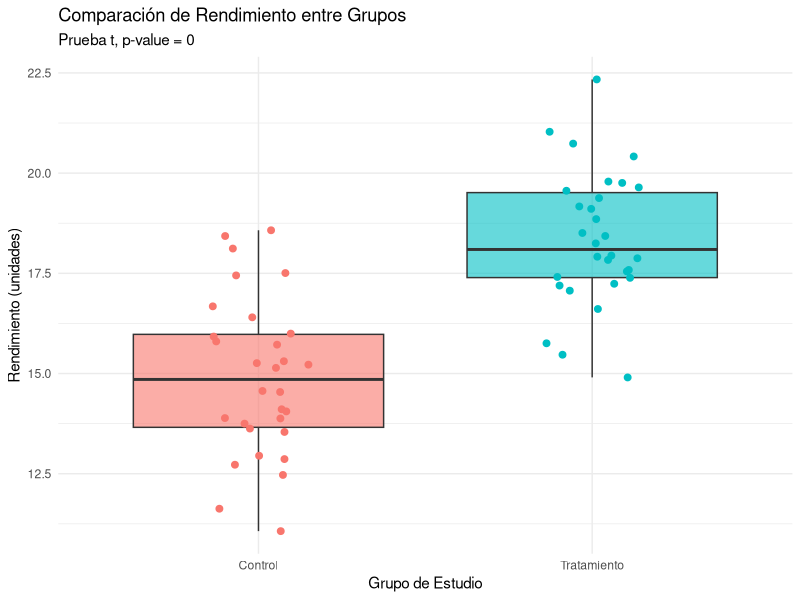

Generate this figure with R:
# 1. Cargar la librería necesaria
library(ggplot2)

# 2. Simular datos de dos grupos (ej. Rendimiento de dos cultivos)
set.seed(123)
grupo_control   <- rnorm(30, mean = 15, sd = 2) # Media = 15
grupo_tratamiento <- rnorm(30, mean = 18, sd = 2) # Media = 18

# Combinar en un único DataFrame
datos <- data.frame(
  Rendimiento = c(grupo_control, grupo_tratamiento),
  Grupo = rep(c("Control", "Tratamiento"), each = 30)
)

# 3. Ejecutar la prueba paramétrica (Prueba t de Student)
resultado_ttest <- t.test(Rendimiento ~ Grupo, data = datos, var.equal = TRUE)
print(resultado_ttest)

# 4. Visualización Gráfica en R
# Gráfico combinando Boxplot (diagrama de caja) y puntos para ver la distribución
ggplot(datos, aes(x = Grupo, y = Rendimiento, fill = Grupo)) +
  geom_boxplot(alpha = 0.6, outlier.shape = NA) +
  geom_jitter(width = 0.15, size = 2, aes(color = Grupo)) +
  labs(
    title = "Comparación de Rendimiento entre Grupos",
    subtitle = paste("Prueba t, p-value =", round(resultado_ttest$p.value, 5)),
    x = "Grupo de Estudio",
    y = "Rendimiento (unidades)"
  ) +
  theme_minimal() +
  theme(legend.position = "none")
